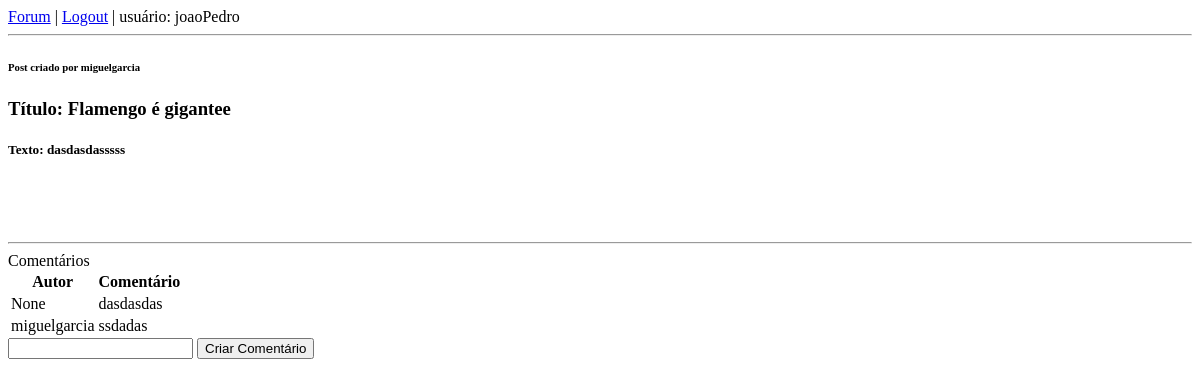
Before: /forum/publicacao/2/ (signed in) with the older database file.
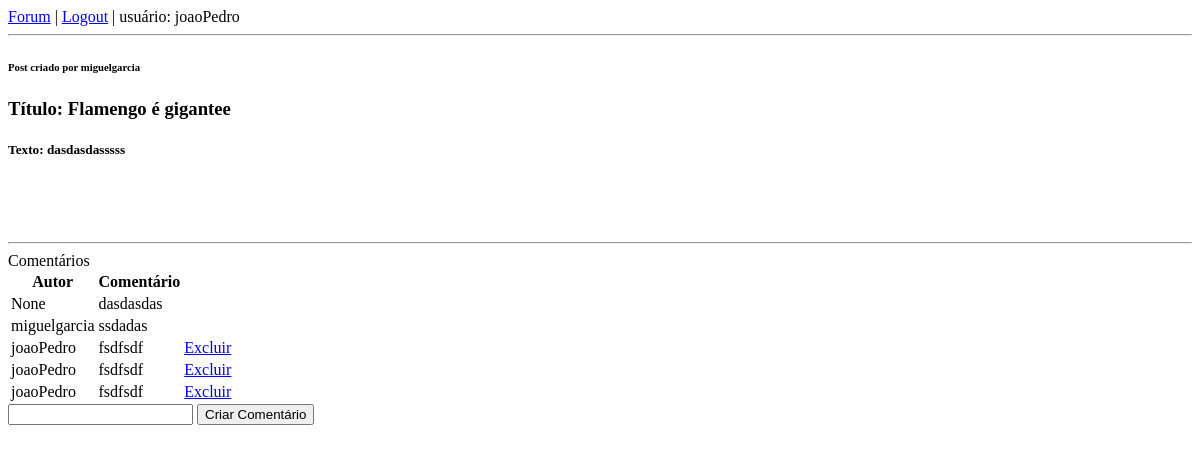
After: the same page with the newer database file.
### forum/models.py (models this page shows, shortened)
class Comentario(models.Model):
    id = models.AutoField(primary_key=True)
    texto = models.CharField(
    max_length=100, help_text='Digite o comentário:')
    idPublicacao  = models.ForeignKey(Publicacao,on_delete=models.CASCADE)
    autor = models.ForeignKey(User, on_delete=models.CASCADE,default=None, null=True)
    data_publicacao = models.DateTimeField(auto_now_add=True, blank=True, null=True)

### forum/views.py (the view, shortened to what this page needs)
# urls.py: path('publicacao/<int:pk>/', views.PublicacaoView.as_view(),
@method_decorator(login_required, name='dispatch')
class PublicacaoView(View):
    def get(self, request, pk, *args, **kwargs):
        publicacao = Publicacao.objects.get(pk=pk)
        comentarios = Comentario.objects.filter(idPublicacao=pk)
        user = request.user
        contexto = { 'publicacao': publicacao, 'comentarios':comentarios, 'user':user}
        return render(
                request,
                'visualizaPublicacao.html',
                contexto)

### forum/templates/visualizaPublicacao.html (shortened to what this page needs)
{% load static %}
<!DOCTYPE html>
<html>
<head>
<link rel="stylesheet" href="{% static 'forum/css/estilo.css' %}">
</head>
<body>
    {% include 'links.html' %}
    <h6>Post criado por {{publicacao.autor}}</h6>
    <h3> Título: {{publicacao.titulo}}</h3>
    <h5> Texto: {{publicacao.texto}}</h5>
    <br><br><br>
    <hr>
    <a>Comentários</a>
    <table>
     <tr><th>Autor</th><th>Comentário</th><th></th></tr>
     {% if comentarios %}
        {% for comentario in comentarios %}
            <tr>
            <td>{{ comentario.autor }}</td>
            <td>{{ comentario.texto }}</td>
            {% if comentario.autor.username == user.username %}
            <td>
                <a href="{% url 'forum:apaga-comentario' pk=comentario.id %}">Excluir</a>
            </td>
            {% else %}
            <td> </td>
            {% endif %}
        </tr>
    {% empty %}
    <tr><th colspan="5">Ninguém comentou ainda.</th></tr>
    {% endfor %}
    {% else %}
    <tr><th colspan="5">Ninguém comentou ainda.</th></tr>
    {% endif %}
    </table>
    <form>
        <input type="text" name = "comentario_nome">
        <button  method="submit" formmethod="post">
            Criar Comentário
        </button>
    </form>
</body>
</html>

Changed rows visible on the page:
added Comentario: autor "joaoPedro", texto "fsdfsdf", shows "Excluir"
added Comentario: autor "joaoPedro", texto "fsdfsdf", shows "Excluir"
added Comentario: autor "joaoPedro", texto "fsdfsdf", shows "Excluir"
